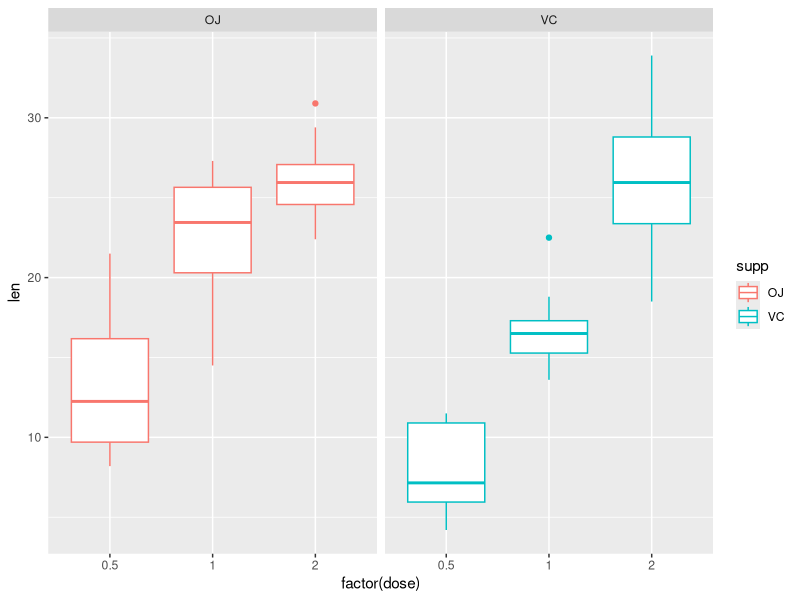
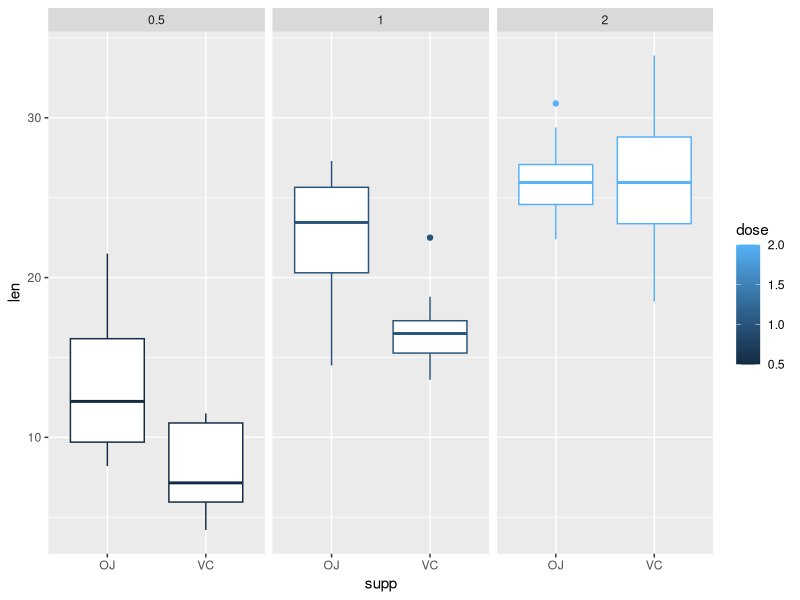

The R script that drew these images, in order:
## ---- chunk 1
summary(ToothGrowth)
## ---- chunk 2
library(ggplot2)
ggplot(data=ToothGrowth, aes(x=factor(dose),y=len, color=supp))+
  facet_wrap(~ supp )+
  geom_boxplot()
## ---- chunk 3
ggplot(data=ToothGrowth, aes(x=supp,y=len, color=dose))+
  facet_wrap(~ dose )+
  geom_boxplot()

